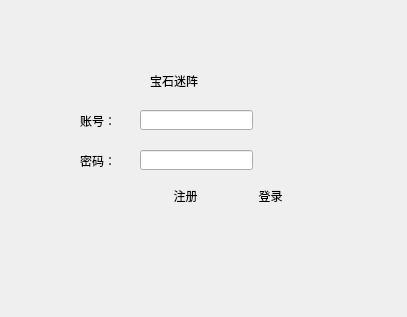
<?xml version="1.0" encoding="UTF-8"?>
<ui version="4.0">
 <class>Login</class>
 <widget class="QWidget" name="Login">
  <property name="geometry">
   <rect>
    <x>0</x>
    <y>0</y>
    <width>407</width>
    <height>317</height>
   </rect>
  </property>
  <property name="windowTitle">
   <string>Form</string>
  </property>
  <property name="styleSheet">
   <string notr="true">font: 11pt &quot;方正粗黑宋简体&quot;;</string>
  </property>
  <widget class="QLineEdit" name="lineEdit">
   <property name="geometry">
    <rect>
     <x>140</x>
     <y>110</y>
     <width>113</width>
     <height>20</height>
    </rect>
   </property>
  </widget>
  <widget class="QPushButton" name="pushButton">
   <property name="geometry">
    <rect>
     <x>230</x>
     <y>170</y>
     <width>81</width>
     <height>51</height>
    </rect>
   </property>
   <property name="styleSheet">
    <string notr="true">border-style:none;
padding:11px;
border-radius:3px;
background:transparent;</string>
   </property>
   <property name="text">
    <string>登录</string>
   </property>
  </widget>
  <widget class="QPushButton" name="pushButton_2">
   <property name="geometry">
    <rect>
     <x>150</x>
     <y>170</y>
     <width>71</width>
     <height>51</height>
    </rect>
   </property>
   <property name="styleSheet">
    <string notr="true">border-style:none;
padding:11px;
border-radius:3px;
background:transparent;</string>
   </property>
   <property name="text">
    <string>注册</string>
   </property>
  </widget>
  <widget class="QLabel" name="label">
   <property name="geometry">
    <rect>
     <x>150</x>
     <y>60</y>
     <width>131</width>
     <height>41</height>
    </rect>
   </property>
   <property name="text">
    <string>宝石迷阵</string>
   </property>
  </widget>
  <widget class="QLineEdit" name="lineEdit_2">
   <property name="geometry">
    <rect>
     <x>140</x>
     <y>150</y>
     <width>113</width>
     <height>20</height>
    </rect>
   </property>
  </widget>
  <widget class="QLabel" name="label_2">
   <property name="geometry">
    <rect>
     <x>80</x>
     <y>110</y>
     <width>54</width>
     <height>21</height>
    </rect>
   </property>
   <property name="text">
    <string>账号：</string>
   </property>
  </widget>
  <widget class="QLabel" name="label_3">
   <property name="geometry">
    <rect>
     <x>80</x>
     <y>150</y>
     <width>54</width>
     <height>21</height>
    </rect>
   </property>
   <property name="text">
    <string>密码：</string>
   </property>
  </widget>
 </widget>
 <resources/>
 <connections/>
</ui>
